Frame 1 (no input): blank canvas, image omitted
Frame 60 (the mouse pressed at the canvas centre just before this capture): blank canvas, image omitted
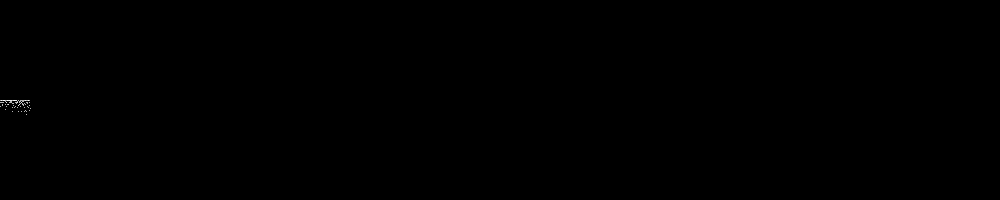
Frame 120 (the mouse held since frame 60 and released just before this capture)

The Processing sketch whose frames 1 and 60 were blank and that drew this single picture after the mouse press (run headless with seeded random() and noise(); from frame 60 on, the mouse is pressed at the canvas centre):

// Processing sketch: Autoregressive_Walker
// ── Autoregressive_Walker.pde
//1D Random walk over time
//simulating a stochastic process

//Autoregressive Schotastic Process

Walker w;

void setup() {
  size(1000, 200);
  
  //create walker object
  w = new Walker();
  //set background to black
  background(0);
}

void draw() {
  
  //Run the walker object
  w.step();
  w.render();
}

// ── Walker.pde
class Walker {  
  
  float x, y, sigma, offset;
  color c;
  
  //Our Walker begins in the middle of the screen
  Walker() {
    x = 0;
    y = 0;
    offset = (height / 2); 
    sigma = 5;
    c = color(255);
  }
  
  Walker(int xstart, int ystart, color tempC) {
    c = tempC;
    x = xstart;
    offset = xstart;
  }
  
  void render() {
    stroke(c);
    point(x,y);
  }
  
  //Randomly move to any neighbouring pixel
  void step() {

    float stepy = randomGaussian() * sigma;
    x += 0.25;
    y = (y/2) + stepy;
    translate(0, height/2);
    x = constrain(x, 0, width-1);
    y = constrain(y, 0, height-1);
  }
}
